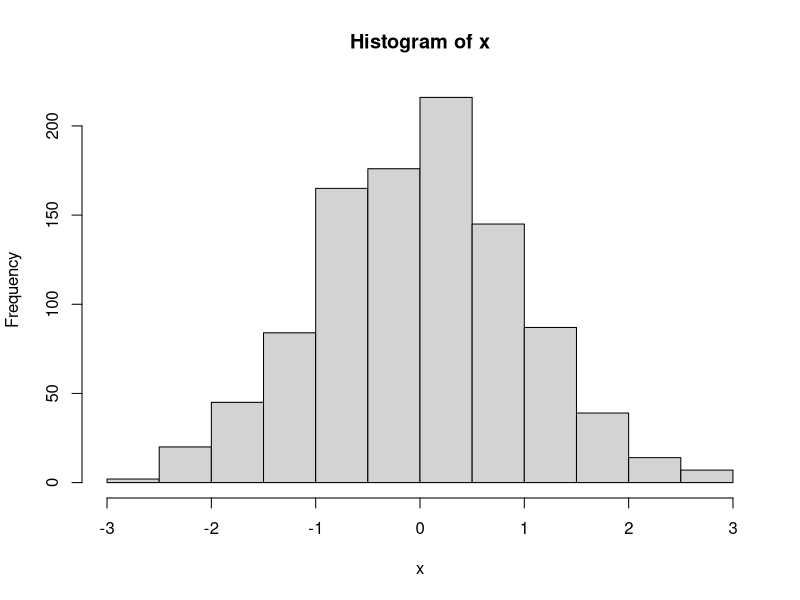
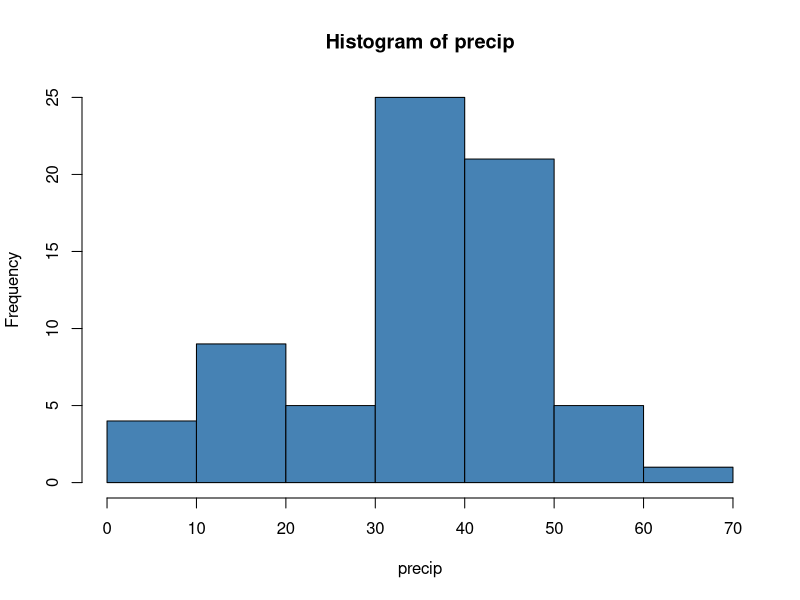

Source code (R) for these figures, in order:
## ---- chunk 1
knitr::opts_chunk$set(echo = TRUE)
## ---- chunk 2
#create a varibale that stores 1000 random numbers picked from a normal distribution with params (0,1)
x <- rnorm(1000)

#plot using a histogram
hist(x)
## ---- chunk 3
#lets see the average precipitation in 70 cities in the US using a standard R dataframe that you don't even need to load
hist(precip,col = "steelblue")

## ---- chunk 4
mean(precip)
sd(precip)
## ---- chunk 5
#Calculate the % of samples in a normal distribution with mean 20 and stdev 3 below the value of 15
pnorm(15, mean = 20, sd = 3)

